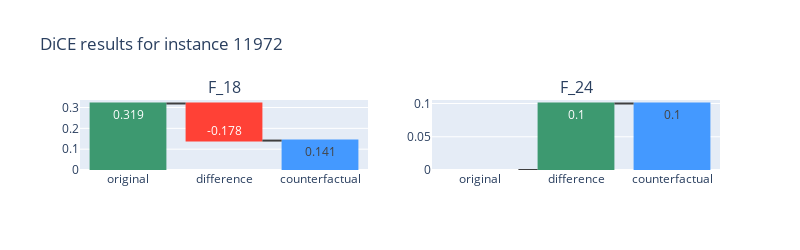
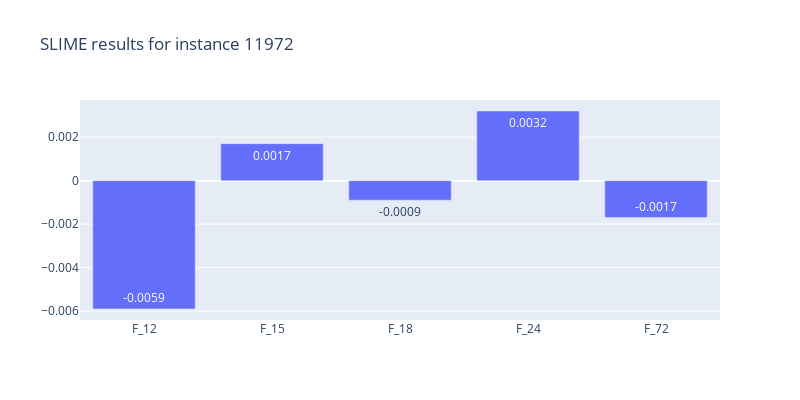
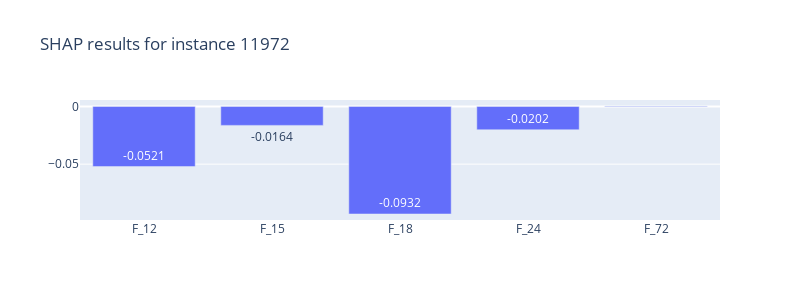

Write notebook code for charts like these, in order.
### Code cell
instance_id = 11972
comp.compare_instance(instance_id)

### Figure 1 — Plotly figure (JSON) as saved in the notebook; plotly's stock layout.template omitted (floating-point values rounded to 4 significant figures)
{"data": [{"connector": {"line": {"color": "rgb(63, 63, 63)"}}, "measure": ["relative", "relative", "total"], "name": "F_18", "orientation": "v", "text": ["0.319", "-0.178", "0.141"], "type": "waterfall", "x": ["original", "difference", "counterfactual"], "xaxis": "x", "y": [0.3194, -0.1781, 0.1413], "yaxis": "y"}, {"connector": {"line": {"color": "rgb(63, 63, 63)"}}, "measure": ["relative", "relative", "total"], "name": "F_24", "orientation": "v", "text": ["0.0", "0.1", "0.1"], "type": "waterfall", "x": ["original", "difference", "counterfactual"], "xaxis": "x2", "y": [0, 0.1, 0.1], "yaxis": "y2"}], "layout": {"annotations": [{"font": {"size": 16}, "showarrow": false, "text": "F_18", "x": 0.225, "xanchor": "center", "xref": "paper", "y": 1, "yanchor": "bottom", "yref": "paper"}, {"font": {"size": 16}, "showarrow": false, "text": "F_24", "x": 0.775, "xanchor": "center", "xref": "paper", "y": 1, "yanchor": "bottom", "yref": "paper"}], "height": 250, "showlegend": false, "title": {"text": "DiCE results for instance 11972"}, "width": 800, "xaxis": {"anchor": "y", "domain": [0, 0.45]}, "xaxis2": {"anchor": "y2", "domain": [0.55, 1]}, "yaxis": {"anchor": "x", "domain": [0, 1]}, "yaxis2": {"anchor": "x2", "domain": [0, 1]}}}

### Figure 2 — Plotly figure (JSON) as saved in the notebook; plotly's stock layout.template omitted (floating-point values rounded to 4 significant figures)
{"data": [{"text": ["-0.0059", "0.0017", "-0.0009", "0.0032", "-0.0017"], "type": "bar", "x": ["F_12", "F_15", "F_18", "F_24", "F_72"], "y": [-0.0059, 0.0017, -0.0009, 0.0032, -0.0017]}], "layout": {"height": 400, "showlegend": false, "title": {"text": "SLIME results for instance 11972 "}, "width": 800}}

### Figure 3 — Plotly figure (JSON) as saved in the notebook; plotly's stock layout.template omitted (floating-point values rounded to 4 significant figures)
{"data": [{"text": ["-0.0521", "-0.0164", "-0.0932", "-0.0202", "0.0004"], "type": "bar", "x": ["F_12", "F_15", "F_18", "F_24", "F_72"], "y": [-0.0521, -0.0164, -0.0932, -0.0202, 0.0004]}], "layout": {"height": 300, "showlegend": false, "title": {"text": "SHAP results for instance 11972 "}, "width": 800}}
